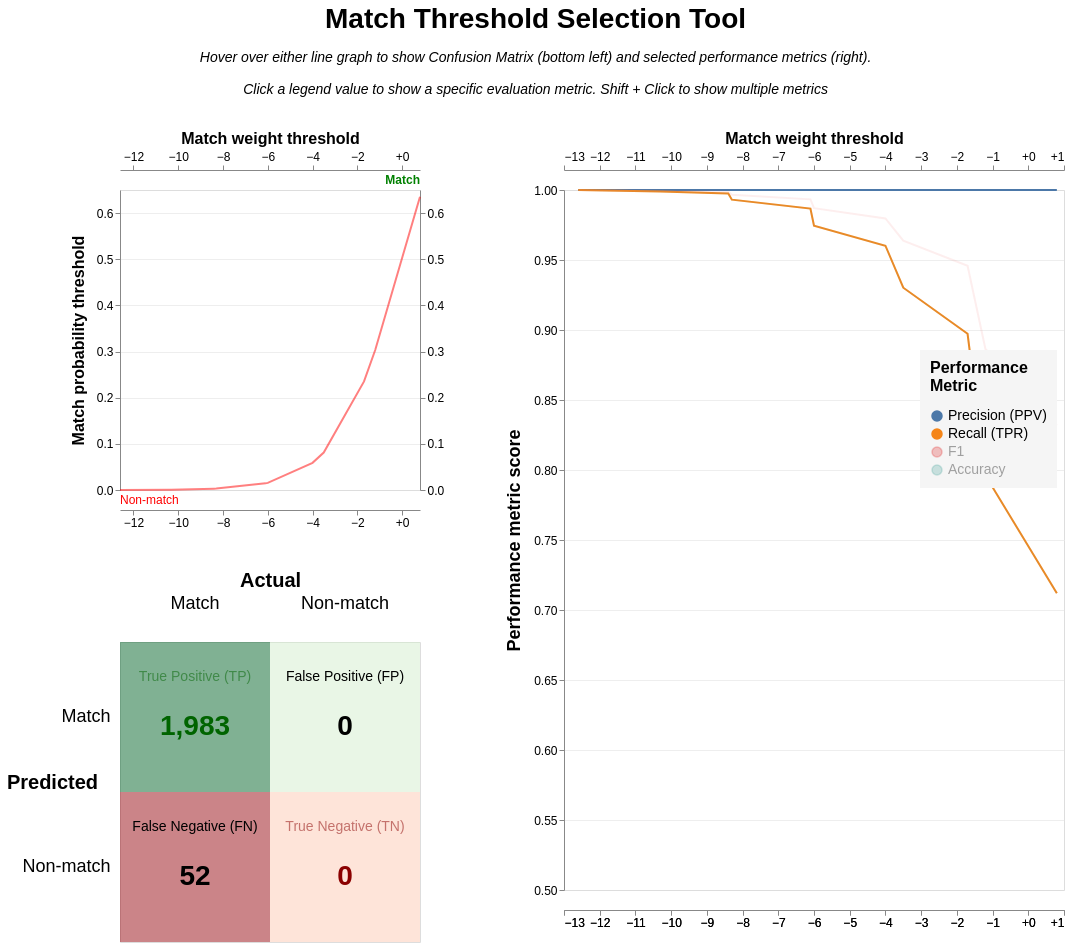

The cell this chart's notebook holds for it:
### Code cell
linker.evaluation.accuracy_analysis_from_labels_table(
    labels_table, 
    add_metrics=["f1", "accuracy"],
    output_type="threshold_selection"
)

### Figure 1 — Vega-Lite specification as saved in the notebook (floating-point values rounded to 4 significant figures)
{"config": {"view": {"continuousWidth": 300, "continuousHeight": 300, "discreteHeight": {"step": 150}, "discreteWidth": {"step": 150}}, "axis": {"gridWidth": 0.5, "labelFontSize": 12, "titleFontSize": 16}, "axisX": {"format": "+.0f", "grid": false, "offset": 20, "values": {"expr": "[-25,-20,-15,-10,-5,0,5,10,15,20,25]"}}, "axisY": {"title": "Match probability threshold", "titleFontSize": 16}, "concat": {"spacing": 40}}, "hconcat": [{"vconcat": [{"layer": [{"layer": [{"mark": {"type": "rule"}, "encoding": {"opacity": {"condition": {"param": "threshold", "value": 0.3, "empty": false}, "value": 0}, "x": {"axis": {"orient": "bottom"}, "field": "truth_threshold", "scale": {"nice": false}, "title": null, "type": "quantitative"}}, "params": [{"name": "threshold", "select": {"type": "point", "encodings": ["x"], "fields": ["truth_threshold"], "nearest": true, "on": "mouseover", "toggle": false}, "value": null}]}, {"mark": {"type": "rule"}, "encoding": {"opacity": {"condition": {"param": "threshold", "value": 0.3, "empty": false}, "value": 0}, "y": {"axis": {"orient": "right"}, "field": "match_probability", "title": " ", "type": "quantitative"}}, "params": [{"name": "prob", "select": {"type": "point", "encodings": ["y"], "fields": ["match_probability"], "nearest": true, "on": "mouseover", "toggle": false}}]}]}, {"layer": [{"mark": {"type": "text", "fontSize": 14, "fontWeight": "bold", "xOffset": 25, "yOffset": 10}, "encoding": {"text": {"aggregate": "min", "field": "truth_threshold", "format": "+.2f"}, "y": {"axis": {"orient": "left"}, "field": "match_probability", "title": "Match probability threshold", "type": "quantitative"}}, "transform": [{"filter": {"param": "threshold", "empty": false}}]}, {"mark": {"type": "text", "fontSize": 14, "xOffset": -25, "yOffset": -10}, "encoding": {"text": {"aggregate": "min", "field": "match_probability", "format": ".3f"}}, "transform": [{"filter": {"param": "threshold", "empty": false}}]}, {"mark": {"type": "line", "color": "red", "opacity": 0.5}}, {"mark": {"type": "line", "color": "green", "opacity": 0.5, "strokeWidth": 3}, "transform": [{"filter": "datum.truth_threshold >= threshold.truth_threshold"}]}, {"mark": {"type": "point", "color": "green", "size": 100}, "encoding": {"opacity": {"condition": {"param": "threshold", "value": 1, "empty": false}, "value": 0}}}], "encoding": {"x": {"field": "truth_threshold", "type": "quantitative", "title": "Match weight threshold", "axis": {"orient": "top"}}, "y": {"field": "match_probability", "type": "quantitative", "title": "Match probability threshold", "axis": {"orient": "left", "titlePadding": 10}}}}, {"mark": {"type": "text", "align": "left", "color": "red", "fontSize": 12, "text": "Non-match", "x": 0, "y": "height", "yOffset": 10}, "data": {"values": [{}]}}, {"mark": {"type": "text", "align": "right", "color": "green", "fontSize": 12, "fontWeight": "bold", "text": "Match", "x": "width", "y": 0, "yOffset": -10}, "data": {"values": [{}]}}], "description": "Match weight vs probability"}, {"hconcat": [{"layer": [{"mark": {"type": "rect", "opacity": 0.5}, "encoding": {"color": {"field": "count", "legend": null, "scale": {"scheme": "reds", "zero": true}, "type": "quantitative"}}, "transform": [{"filter": "datum.predicted == 0"}]}, {"mark": {"type": "rect", "opacity": 0.5}, "encoding": {"color": {"field": "count", "legend": null, "scale": {"scheme": "greens", "zero": true}, "type": "quantitative"}}, "transform": [{"filter": "datum.predicted == 1"}]}, {"mark": {"type": "text", "fontSize": 14, "yOffset": -40}, "encoding": {"color": {"condition": [{"test": "datum.predicted==1 && datum.actual==1", "value": "darkgreen"}, {"test": "datum.predicted==0 && datum.actual==0", "value": "darkred"}], "value": "black"}, "opacity": {"condition": {"test": "datum.predicted != datum.actual", "value": 1}, "value": 0.5}, "text": {"field": "confusion_label", "type": "nominal"}}}, {"mark": {"type": "text", "fontSize": 28, "fontWeight": "bold", "yOffset": 10}, "encoding": {"color": {"condition": [{"test": "datum.predicted==1 && datum.actual==1", "value": "darkgreen"}, {"test": "datum.predicted==0 && datum.actual==0", "value": "darkred"}], "value": "black"}, "text": {"field": "count", "format": ",", "type": "nominal"}}}], "description": "Confusion matrix", "encoding": {"x": {"field": "actual", "type": "nominal", "title": "Actual", "axis": {"domain": false, "labelAngle": 0, "labelExpr": "datum.label == 1 ? 'Match' : 'Non-match'", "labelFontSize": 18, "labelPadding": 10, "orient": "top", "ticks": false, "titleAngle": 0, "titleFontSize": 20}, "sort": "-x"}, "y": {"field": "predicted", "type": "nominal", "title": "Predicted", "axis": {"domain": false, "labelExpr": "datum.label == 1 ? 'Match' : 'Non-match'", "labelFontSize": 18, "labelPadding": 10, "ticks": false, "titleAngle": 0, "titleFontSize": 20, "titlePadding": -30}, "sort": "-y"}}, "resolve": {"scale": {"color": "independent"}}, "transform": [{"filter": {"or": [{"param": "threshold", "empty": false}, {"and": [{"param": "threshold", "empty": true}, "datum.truth_threshold == datum.median_threshold"]}]}}]}], "transform": [{"fold": ["tp", "tn", "fp", "fn"], "as": ["label", "count"]}, {"calculate": "datum.label === 'tp' ? 'True Positive (TP)' : datum.label === 'tn' ? 'True Negative (TN)' : datum.label === 'fp' ? 'False Positive (FP)' : 'False Negative (FN)'", "as": "confusion_label"}, {"calculate": "datum.label === 'tp' || datum.label === 'fp' ? 1 : 0", "as": "predicted"}, {"calculate": "datum.label === 'tp' || datum.label === 'fn' ? 1 : 0", "as": "actual"}, {"joinaggregate": [{"op": "median", "field": "truth_threshold", "as": "median_threshold"}]}]}]}, {"layer": [{"layer": [{"mark": {"type": "point", "size": 100}, "encoding": {"opacity": {"condition": {"param": "threshold", "value": 1, "empty": false}, "value": 0}, "tooltip": [{"field": "truth_threshold", "format": ".3f", "title": "Match weight threshold", "type": "quantitative"}, {"field": "match_probability", "format": ".3%", "title": "Match probability threshold", "type": "quantitative"}, {"field": "precision", "format": ".4f", "title": "Precision", "type": "quantitative"}, {"field": "recall", "format": ".4f", "title": "Recall (TPR)", "type": "quantitative"}, {"field": "fp_rate", "format": ".4f", "title": "FPR", "type": "quantitative"}], "x": {"axis": {"orient": "top"}, "field": "truth_threshold", "title": "Match weight threshold"}}, "params": [{"name": "metric", "select": {"type": "point", "fields": ["metric"]}, "bind": "legend", "value": [{"metric": "precision"}, {"metric": "recall"}]}, {"name": "threshold", "select": {"type": "point", "encodings": ["x"], "fields": ["truth_threshold"], "nearest": true, "on": "mouseover", "toggle": false}, "value": null}], "transform": [{"filter": {"param": "metric", "empty": true}}]}, {"mark": {"type": "line"}, "encoding": {"opacity": {"condition": {"param": "metric", "value": 1}, "value": 0.1}, "x": {"axis": {"orient": "bottom"}, "field": "truth_threshold", "title": null}}}], "encoding": {"color": {"field": "metric", "type": "nominal", "sort": ["precision", "recall", "f1", "accuracy"], "title": ["Performance", "Metric"], "legend": {"fillColor": "whitesmoke", "labelExpr": "{'precision': 'Precision (PPV)', 'recall': 'Recall (TPR)', 'specificity': 'Specificity (TNR)', 'accuracy': 'Accuracy', 'npv': 'NPV', 'f1': 'F1', 'f2': 'F2', 'f0_5': 'F0.5', 'p4': 'P4', 'phi': 'φ (MCC)'}[datum.value]", "labelFontSize": 14, "legendX": 800, "legendY": 160, "orient": "none", "padding": 10, "titleFontSize": 16, "titlePadding": 15}}, "x": {"type": "quantitative", "field": "truth_threshold"}, "y": {"field": "value", "type": "quantitative", "axis": {"labelFontSize": 12, "title": "Performance metric score", "titleFontSize": 18, "titlePadding": 10, "values": {"expr": "[0.5,0.55,0.6,0.65,0.7,0.75,0.8,0.85,0.9,0.95,1.0]"}}, "scale": {"domain": [0.5, 1]}}}}, {"layer": [{"mark": {"type": "rule", "color": "gray"}, "encoding": {"x": {"field": "truth_threshold", "title": null, "type": "quantitative"}}}, {"layer": [{"mark": {"type": "rect", "fill": "whitesmoke", "x": 200, "x2": 10, "y2Offset": 20, "yOffset": -20}, "encoding": {"y2": {"field": "score_index"}}}, {"mark": {"type": "text", "align": "right", "baseline": "middle", "fontSize": 16, "x": 200, "xOffset": -10}}], "encoding": {"color": {"field": "metric", "sort": ["precision", "recall", "f1", "accuracy"]}, "text": {"field": "y_text"}, "y": {"field": "score_index", "type": "quantitative"}}, "transform": [{"filter": {"param": "metric", "empty": true}}]}, {"mark": {"type": "text", "fontSize": 14, "fontWeight": "bold", "xOffset": 20, "y": 0, "yOffset": -10}, "encoding": {"text": {"condition": {"param": "threshold", "aggregate": "min", "empty": false, "field": "truth_threshold", "format": "+.2f", "type": "nominal"}, "value": ""}, "x": {"field": "truth_threshold", "type": "quantitative"}}}], "transform": [{"filter": {"param": "threshold", "empty": false}}]}], "description": "Accuracy chart", "height": 700, "transform": [{"fold": ["precision", "recall", "f1", "accuracy"], "as": ["metric", "value"]}, {"calculate": "0.6375 - 0.025*indexof(['precision', 'recall', 'f1', 'accuracy'], datum.metric)", "as": "score_index"}, {"calculate": "{'precision': 'Precision (PPV)', 'recall': 'Recall (TPR)', 'specificity': 'Specificity (TNR)', 'accuracy': 'Accuracy', 'npv': 'NPV', 'f1': 'F1', 'f2': 'F2', 'f0_5': 'F0.5', 'p4': 'P4', 'phi': 'φ (MCC)'}[datum.metric]", "as": "metric_text"}, {"calculate": "datum.metric_text + ' = ' + format(datum.value, ',.3g')", "as": "y_text"}], "width": 500}], "data": {"name": "data-ebcea56d4b42eead786ded47ed54c753"}, "title": {"text": "Match Threshold Selection Tool", "anchor": "middle", "baseline": "line-bottom", "fontSize": 28, "subtitle": ["Hover over either line graph to show Confusion Matrix (bottom left) and selected performance metrics (right).", "", "Click a legend value to show a specific evaluation metric. Shift + Click to show multiple metrics"], "subtitleFontSize": 14, "subtitleFontStyle": "italic"}, "$schema": "https://vega.github.io/schema/vega-lite/v5.14.1.json", "datasets": {"data-ebcea56d4b42eead786ded47ed54c753": [{"truth_threshold": -12.6, "match_probability": 0.000161, "total_clerical_labels": 2035.0, "p": 2035.0, "n": 0.0, "tp": 2035.0, "tn": 0.0, "fp": 0.0, "fn": 0.0, "P_rate": 1.0, "N_rate": 0.0, "tp_rate": 1.0, "tn_rate": NaN, "fp_rate": NaN, "fn_rate": 0.0, "precision": 1.0, "recall": 1.0, "specificity": NaN, "npv": 1.0, "accuracy": 1.0, "f1": 1.0, "f2": 1.0, "f0_5": 1.0, "p4": NaN, "phi": 0.0}, {"truth_threshold": -10.3, "match_probability": 0.0007926, "total_clerical_labels": 2035.0, "p": 2035.0, "n": 0.0, "tp": 2033.0, "tn": 0.0, "fp": 0.0, "fn": 2.0, "P_rate": 1.0, "N_rate": 0.0, "tp_rate": 0.999, "tn_rate": NaN, "fp_rate": NaN, "fn_rate": 0.0009828, "precision": 1.0, "recall": 0.999, "specificity": NaN, "npv": 0.0, "accuracy": 0.999, "f1": 0.9995, "f2": 0.9992, "f0_5": 0.9998, "p4": 0.0, "phi": 0.0}, {"truth_threshold": -8.4, "match_probability": 0.002952, "total_clerical_labels": 2035.0, "p": 2035.0, "n": 0.0, "tp": 2030.0, "tn": 0.0, "fp": 0.0, "fn": 5.0, "P_rate": 1.0, "N_rate": 0.0, "tp_rate": 0.9975, "tn_rate": NaN, "fp_rate": NaN, "fn_rate": 0.002457, "precision": 1.0, "recall": 0.9975, "specificity": NaN, "npv": 0.0, "accuracy": 0.9975, "f1": 0.9988, "f2": 0.998, "f0_5": 0.9995, "p4": 0.0, "phi": 0.0}, {"truth_threshold": -8.3, "match_probability": 0.003163, "total_clerical_labels": 2035.0, "p": 2035.0, "n": 0.0, "tp": 2021.0, "tn": 0.0, "fp": 0.0, "fn": 14.0, "P_rate": 1.0, "N_rate": 0.0, "tp_rate": 0.9931, "tn_rate": NaN, "fp_rate": NaN, "fn_rate": 0.00688, "precision": 1.0, "recall": 0.9931, "specificity": NaN, "npv": 0.0, "accuracy": 0.9931, "f1": 0.9965, "f2": 0.9945, "f0_5": 0.9986, "p4": 0.0, "phi": 0.0}, {"truth_threshold": -6.1, "match_probability": 0.01437, "total_clerical_labels": 2035.0, "p": 2035.0, "n": 0.0, "tp": 2008.0, "tn": 0.0, "fp": 0.0, "fn": 27.0, "P_rate": 1.0, "N_rate": 0.0, "tp_rate": 0.9867, "tn_rate": NaN, "fp_rate": NaN, "fn_rate": 0.01327, "precision": 1.0, "recall": 0.9867, "specificity": NaN, "npv": 0.0, "accuracy": 0.9867, "f1": 0.9933, "f2": 0.9894, "f0_5": 0.9973, "p4": 0.0, "phi": 0.0}, {"truth_threshold": -6.0, "match_probability": 0.01538, "total_clerical_labels": 2035.0, "p": 2035.0, "n": 0.0, "tp": 1983.0, "tn": 0.0, "fp": 0.0, "fn": 52.0, "P_rate": 1.0, "N_rate": 0.0, "tp_rate": 0.9744, "tn_rate": NaN, "fp_rate": NaN, "fn_rate": 0.02555, "precision": 1.0, "recall": 0.9744, "specificity": NaN, "npv": 0.0, "accuracy": 0.9744, "f1": 0.9871, "f2": 0.9795, "f0_5": 0.9948, "p4": 0.0, "phi": 0.0}, {"truth_threshold": -4.0, "match_probability": 0.05882, "total_clerical_labels": 2035.0, "p": 2035.0, "n": 0.0, "tp": 1954.0, "tn": 0.0, "fp": 0.0, "fn": 81.0, "P_rate": 1.0, "N_rate": 0.0, "tp_rate": 0.9602, "tn_rate": NaN, "fp_rate": NaN, "fn_rate": 0.0398, "precision": 1.0, "recall": 0.9602, "specificity": NaN, "npv": 0.0, "accuracy": 0.9602, "f1": 0.9797, "f2": 0.9679, "f0_5": 0.9918, "p4": 0.0, "phi": 0.0}, {"truth_threshold": -3.5, "match_probability": 0.08121, "total_clerical_labels": 2035.0, "p": 2035.0, "n": 0.0, "tp": 1893.0, "tn": 0.0, "fp": 0.0, "fn": 142.0, "P_rate": 1.0, "N_rate": 0.0, "tp_rate": 0.9302, "tn_rate": NaN, "fp_rate": NaN, "fn_rate": 0.06978, "precision": 1.0, "recall": 0.9302, "specificity": NaN, "npv": 0.0, "accuracy": 0.9302, "f1": 0.9638, "f2": 0.9434, "f0_5": 0.9852, "p4": 0.0, "phi": 0.0}, {"truth_threshold": -1.7, "match_probability": 0.2353, "total_clerical_labels": 2035.0, "p": 2035.0, "n": 0.0, "tp": 1826.0, "tn": 0.0, "fp": 0.0, "fn": 209.0, "P_rate": 1.0, "N_rate": 0.0, "tp_rate": 0.8973, "tn_rate": NaN, "fp_rate": NaN, "fn_rate": 0.1027, "precision": 1.0, "recall": 0.8973, "specificity": NaN, "npv": 0.0, "accuracy": 0.8973, "f1": 0.9459, "f2": 0.9161, "f0_5": 0.9776, "p4": 0.0, "phi": 0.0}, {"truth_threshold": -1.2, "match_probability": 0.3033, "total_clerical_labels": 2035.0, "p": 2035.0, "n": 0.0, "tp": 1620.0, "tn": 0.0, "fp": 0.0, "fn": 415.0, "P_rate": 1.0, "N_rate": 0.0, "tp_rate": 0.7961, "tn_rate": NaN, "fp_rate": NaN, "fn_rate": 0.2039, "precision": 1.0, "recall": 0.7961, "specificity": NaN, "npv": 0.0, "accuracy": 0.7961, "f1": 0.8865, "f2": 0.8299, "f0_5": 0.9513, "p4": 0.0, "phi": 0.0}, {"truth_threshold": 0.8, "match_probability": 0.6352, "total_clerical_labels": 2035.0, "p": 2035.0, "n": 0.0, "tp": 1449.0, "tn": 0.0, "fp": 0.0, "fn": 586.0, "P_rate": 1.0, "N_rate": 0.0, "tp_rate": 0.712, "tn_rate": NaN, "fp_rate": NaN, "fn_rate": 0.288, "precision": 1.0, "recall": 0.712, "specificity": NaN, "npv": 0.0, "accuracy": 0.712, "f1": 0.8318, "f2": 0.7556, "f0_5": 0.9252, "p4": 0.0, "phi": 0.0}]}}
